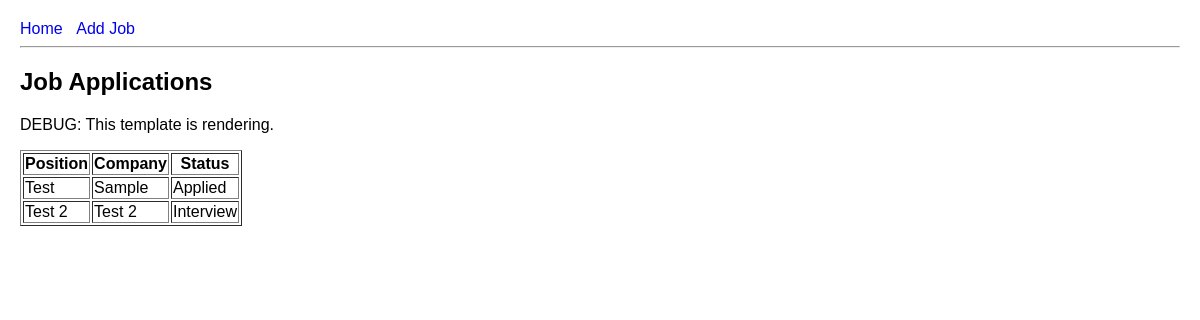
Page /applications/ on the earlier database version.
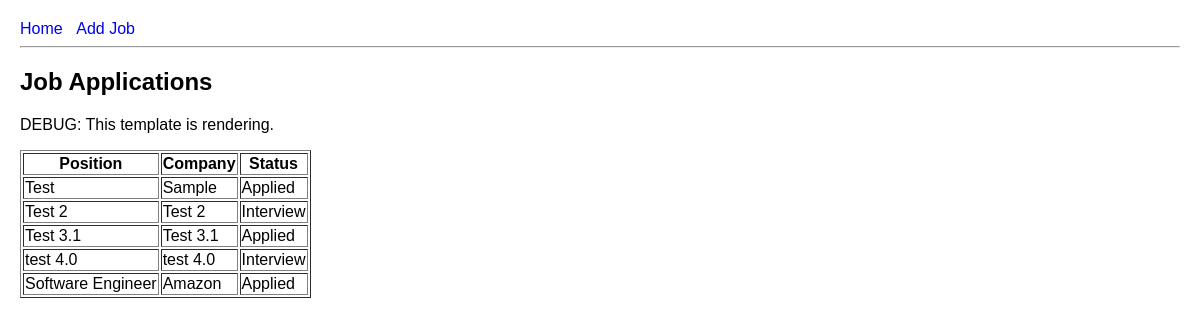
Same page on the later database version.
### applications/models.py (models this page shows)
class JobApplication(models.Model):
    status_choices = (
        ("Applied", "Applied"),
        ("Interview", "Interview"),
        ("Offer", "Offer"),
        ("Rejected", "Rejected"),
    )
    company = models.CharField(max_length=255)
    position = models.CharField(max_length=255)
    status = models.CharField(
        max_length=50,
        choices=status_choices,
        default="Applied"
    )
    notes = models.TextField(blank=True)
    def __str__(self):
        return f"{self.position} at {self.company} ({self.status})"

### applications/views.py (the view)
# urls.py: path('', job_list, name="job_list"),
def job_list(request):
    jobs = JobApplication.objects.all()
    print("DEBUG: Retrieved jobs:", jobs)
    return render(request, "applications/job_list.html", {"jobs": jobs})

### applications/templates/applications/job_list.html (shortened to what this page needs)
{% extends "applications/base.html" %}
{% block content %}
    <h2>Job Applications</h2>
    <p>DEBUG: This template is rendering.</p>
    <table border="1">
        <tr>
            <th>Position</th>
            <th>Company</th>
            <th>Status</th>
        </tr>
        {% for job in jobs %}
        <tr>
            <td> {{ job.position }}</td>
            <td> {{ job.company }}</td>
            <td> {{ job.status }}</td>
        </tr>
        {% endfor %}
    </table>
{% endblock %}

### applications/templates/applications/base.html (shortened to what this page needs)
<!DOCTYPE html>
<html lang="en">
    <head>
    </head>
    <body>
        <nav>
            <a href="{% url 'job_list' %}">Home</a>
            <a href="{% url 'add_job' %}">Add Job</a>
        </nav>
        <hr>
        {% block content %}{% endblock %}
    </body>
</html>

### applications/templates/applications/base.html (style rules this page uses)
body { font-family: Arial, sans-serif; margin: 20px; }
nav a { margin-right: 10px; text-decoration: none; }

Differences in the rows shown:
added JobApplication: position "Test 3.1", company "Test 3.1", status "Applied"
added JobApplication: position "test 4.0", company "test 4.0", status "Interview"
added JobApplication: position "Software Engineer", company "Amazon", status "Applied"
